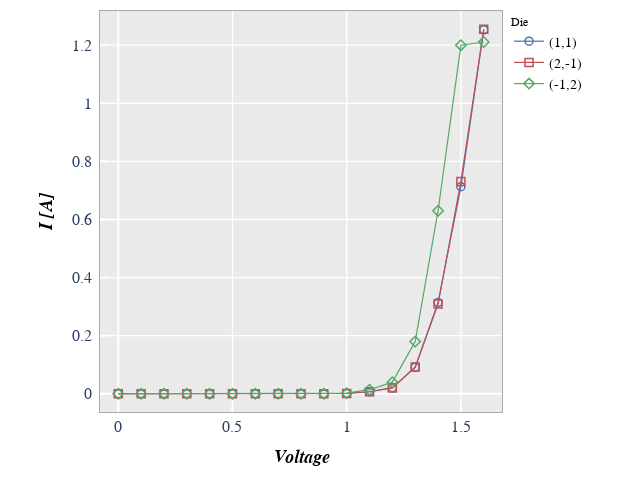

The cell this chart's notebook holds for it:
### Markdown cell above
Our sampled data set actually contains IV data for three different diodes, which are named based on their coordinates on a Si wafer.  To easily separate them, we add a legend using the column "Die".  Because we are now grouping each die individually, we enable the connecting lines between points.

### Code cell
fcp.plot(df, x='Voltage', y='I [A]', legend='Die', 
         filter='Substrate=="Si" & Target Wavelength==450 & Boost Level==0.2 & Temperature [C]==25')

### Figure 1 — Plotly figure (JSON) as saved in the notebook; plotly's stock layout.template omitted (floating-point values rounded to 4 significant figures)
{"data": [{"line": {"width": 1.2}, "marker": {"color": "#4b72b0", "line": {"color": "#4b72b0", "width": 1.5}, "size": 8, "symbol": "circle-open"}, "mode": "lines+markers", "name": "(1,1)", "showlegend": true, "type": "scatter", "x": [0, 0.1, 0.2, 0.3, 0.4, 0.5, 0.6, 0.7, 0.8, 0.9, 1, 1.1, 1.2, 1.3, 1.4, 1.5, 1.6], "xaxis": "x", "y": [0, 0, 0, 0, 0, 0, 0, 0, 0, 0, 0.001, 0.007, 0.021, 0.091, 0.314, 0.713, 1.253], "yaxis": "y"}, {"line": {"width": 1.2}, "marker": {"color": "#c34e52", "line": {"color": "#c34e52", "width": 1.5}, "size": 8, "symbol": "square-open"}, "mode": "lines+markers", "name": "(2,-1)", "showlegend": true, "type": "scatter", "x": [0, 0.1, 0.2, 0.3, 0.4, 0.5, 0.6, 0.7, 0.8, 0.9, 1, 1.1, 1.2, 1.3, 1.4, 1.5, 1.6], "xaxis": "x", "y": [0, 0, 0, 0, 0, 0, 0, 0, 0, 0, 0.001, 0.007, 0.02, 0.092, 0.309, 0.731, 1.255], "yaxis": "y"}, {"line": {"width": 1.2}, "marker": {"color": "#54a767", "line": {"color": "#54a767", "width": 1.5}, "size": 8, "symbol": "diamond-open"}, "mode": "lines+markers", "name": "(-1,2)", "showlegend": true, "type": "scatter", "x": [0, 0.1, 0.2, 0.3, 0.4, 0.5, 0.6, 0.7, 0.8, 0.9, 1, 1.1, 1.2, 1.3, 1.4, 1.5, 1.6], "xaxis": "x", "y": [0, 0, 0, 0, 0, 0, 0, 0, 0, 0, 0.002, 0.014, 0.04, 0.18, 0.63, 1.2, 1.211], "yaxis": "y"}], "layout": {"autosize": false, "height": 481, "legend": {"bgcolor": "#ffffff", "bordercolor": "#ffffff", "borderwidth": 1, "font": {"color": "black", "family": "sans-serif", "size": 14}, "title": {"font": {"family": "sans-serif", "size": 12}, "text": "Die"}, "traceorder": "normal", "x": 1.015, "xanchor": "left", "y": 1.002}, "margin": {"b": 69, "l": 100, "r": 137, "t": 10}, "modebar": {"orientation": "v"}, "paper_bgcolor": "#ffffff", "plot_bgcolor": "#eaeaea", "showlegend": true, "title": {"x": 0.5532, "y": 0.9751}, "width": 639, "xaxis": {"anchor": "y", "domain": [0, 1], "gridcolor": "#ffffff", "griddash": "solid", "gridwidth": 1.3, "linecolor": "#aaaaaa", "linewidth": 1, "mirror": true, "range": [-0.08, 1.68], "showline": true, "showticklabels": true, "tickcolor": "#ffffff", "tickfont": {"family": "sans-serif", "size": 16}, "ticklen": 6.2, "ticks": "inside", "tickwidth": 2.2, "title": {"font": {"color": "#000000", "family": "sans-serif", "size": 18}, "standoff": 15, "text": "<i><b>Voltage</b></i>"}, "type": "linear"}, "yaxis": {"anchor": "x", "domain": [0, 1], "gridcolor": "#ffffff", "griddash": "solid", "gridwidth": 1.3, "linecolor": "#aaaaaa", "linewidth": 1, "mirror": true, "range": [-0.06275, 1.318], "showline": true, "showticklabels": true, "tickcolor": "#ffffff", "tickfont": {"family": "sans-serif", "size": 16}, "ticklen": 6.2, "ticks": "inside", "ticksuffix": " ", "tickwidth": 2.2, "title": {"font": {"color": "#000000", "family": "sans-serif", "size": 18}, "standoff": 15, "text": "<i><b>I [A]</b></i>"}, "type": "linear"}}}
